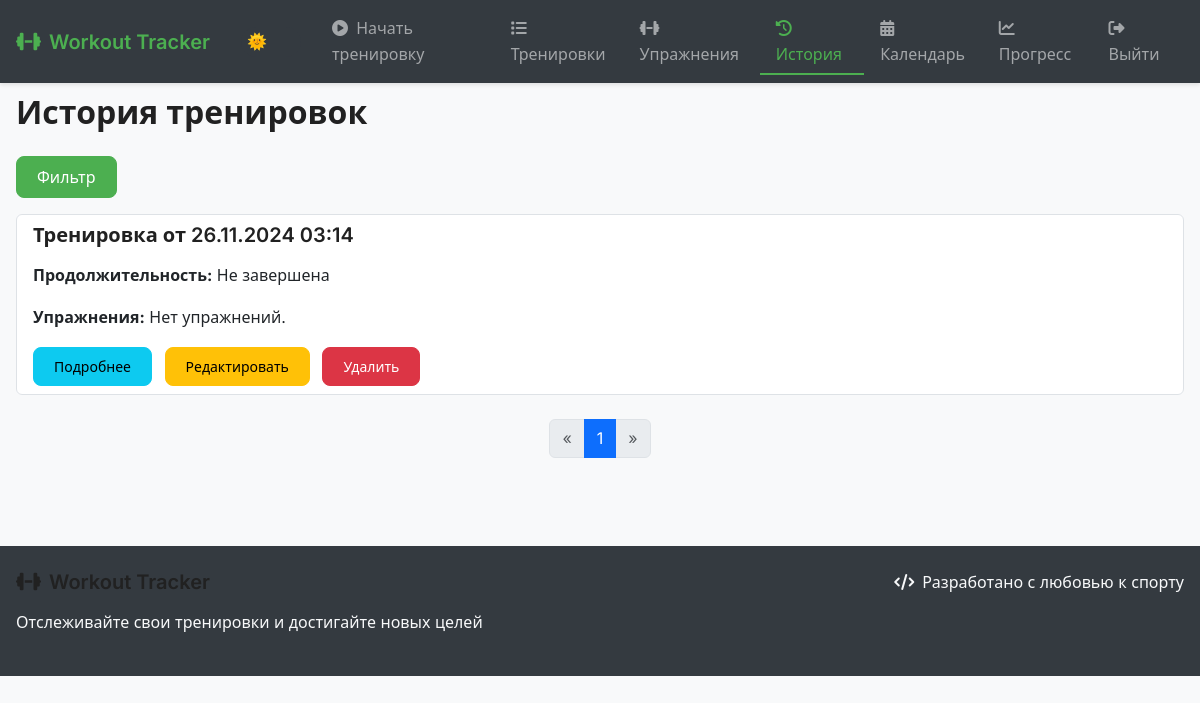
Before: /workout_history/ (signed in) with the older database file.
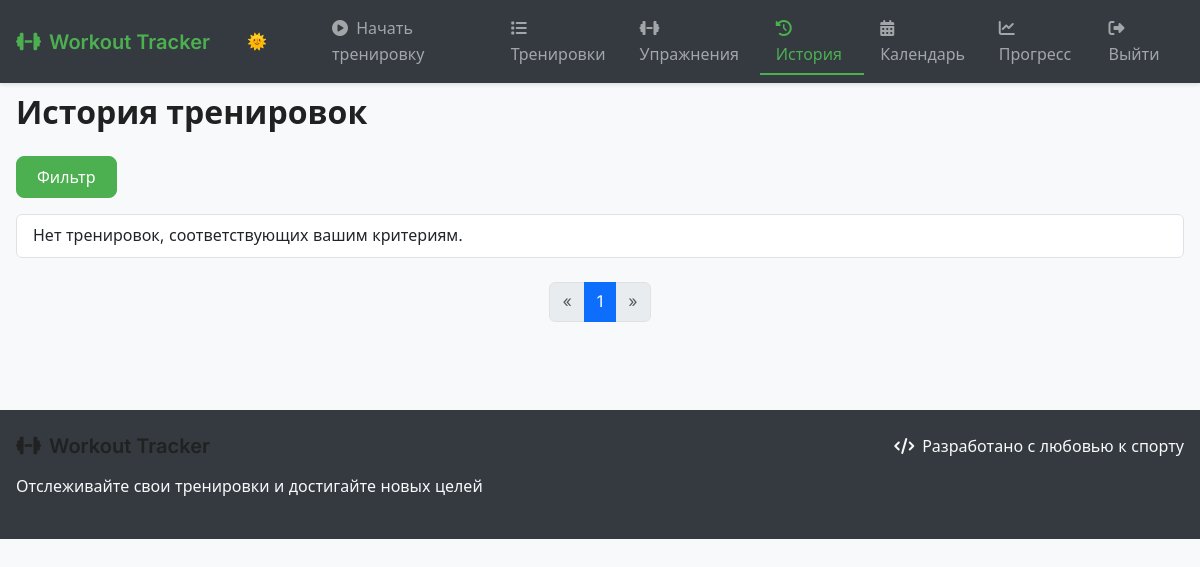
After: the same page with the newer database file.
### tracker/models.py (models this page shows, shortened)
class Workout(models.Model):
    user = models.ForeignKey(User, on_delete=models.CASCADE, db_index=True)
    title = models.CharField(max_length=200, blank=True)
    start_time = models.DateTimeField(default=timezone.now)
    duration = models.DurationField(null=True, blank=True)
    notes = models.TextField(blank=True, help_text="Общие заметки о тренировке")
    mood = models.CharField(
        max_length=20,
        choices=[
            ('great', 'Отличное'),
            ('good', 'Хорошее'),
            ('normal', 'Нормальное'),
            ('tired', 'Уставший'),
            ('bad', 'Плохое')
        ],
        blank=True,
        help_text="Самочувствие во время тренировки"
    )
    class Meta:
        indexes = [
            models.Index(fields=['user', 'start_time']),
        ]

### tracker/views.py (the view)
# urls.py: path('workout_history/', views.workout_history, name='workout_history'),
@login_required
def workout_history(request):
    workout_filter = WorkoutFilter(request.GET,
                                   queryset=Workout.objects.filter(user=request.user).order_by('-start_time'))
    workouts = workout_filter.qs.prefetch_related('workoutexercise_set__exercise')
    paginator = Paginator(workouts, 10)
    page_number = request.GET.get('page')
    page_obj = paginator.get_page(page_number)
    return render(request, 'tracker/workout_history.html', {'filter': workout_filter, 'page_obj': page_obj})

### tracker/templates/tracker/workout_history.html (shortened to what this page needs)
{% extends 'tracker/base.html' %}
{% load crispy_forms_tags %}
{% block content %}
    <h2 class="mb-4">История тренировок</h2>
    <p>
        <button class="btn btn-primary" type="button" data-bs-toggle="collapse" data-bs-target="#filterCollapse"
                aria-expanded="false" aria-controls="filterCollapse">
            Фильтр
        </button>
    </p>
    <div data-aos="fade-up">
        <ul class="list-group">
            {% for workout in page_obj %}
                <li class="list-group-item">
                    <h5>{{ workout.title|default:"Тренировка" }} от {{ workout.start_time|date:"d.m.Y H:i" }}</h5>
                    <p><strong>Продолжительность:</strong> {{ workout.duration|default:"Не завершена" }}</p>
                    <p><strong>Упражнения:</strong>
                        {% for we in workout.workoutexercise_set.all %}
                            {{ we.exercise.name }}{% if not forloop.last %}, {% endif %}
                        {% empty %}
                            Нет упражнений.
                        {% endfor %}
                    </p>
                    <div class="mt-2">
                        <a href="{% url 'workout_detail' workout.id %}" class="btn btn-sm btn-info me-2">Подробнее</a>
                        <a href="{% url 'edit_workout' workout.id %}"
                           class="btn btn-sm btn-warning me-2">Редактировать</a>
                        <a href="{% url 'delete_workout' workout.id %}" class="btn btn-sm btn-danger">Удалить</a>
                    </div>
                </li>
            {% empty %}
                <li class="list-group-item">Нет тренировок, соответствующих вашим критериям.</li>
            {% endfor %}
        </ul>
    </div>
    <nav aria-label="Page navigation" class="mt-4">
        <ul class="pagination justify-content-center">
            {% if page_obj.has_previous %}
                <li class="page-item">
                    <a class="page-link"
                       href="?{{ filter.form.data.urlencode }}&page={{ page_obj.previous_page_number }}"
                       aria-label="Previous">
                        <span aria-hidden="true">&laquo;</span>
                    </a>
                </li>
            {% else %}
                <li class="page-item disabled">
                    <span class="page-link" aria-label="Previous">
                        <span aria-hidden="true">&laquo;</span>
                    </span>
                </li>
            {% endif %}
            {% for num in page_obj.paginator.page_range %}
                {% if page_obj.number == num %}
                    <li class="page-item active"><span class="page-link">{{ num }}</span></li>
                {% elif num > page_obj.number|add:'-3' and num < page_obj.number|add:'3' %}
                    <li class="page-item"><a class="page-link"
                                             href="?{{ filter.form.data.urlencode }}&page={{ num }}">{{ num }}</a></li>
                {% endif %}
            {% endfor %}
            {% if page_obj.has_next %}
                <li class="page-item">
                    <a class="page-link" href="?{{ filter.form.data.urlencode }}&page={{ page_obj.next_page_number }}"
                       aria-label="Next">
                        <span aria-hidden="true">&raquo;</span>
                    </a>
                </li>
            {% else %}
                <li class="page-item disabled">
                    <span class="page-link" aria-label="Next">
                        <span aria-hidden="true">&raquo;</span>
                    </span>
                </li>
            {% endif %}
        </ul>
    </nav>
{% endblock %}

### tracker/templates/tracker/base.html (shortened to what this page needs)
<!DOCTYPE html>
<html lang="ru">
<head>
    <link href="https://cdn.jsdelivr.net/npm/bootstrap@5.3.3/dist/css/bootstrap.min.css" rel="stylesheet">
    <link rel="stylesheet" href="https://cdnjs.cloudflare.com/ajax/libs/font-awesome/6.5.1/css/all.min.css">
    <link rel="stylesheet" href="https://cdnjs.cloudflare.com/ajax/libs/animate.css/4.1.1/animate.min.css"/>
    <link href="https://cdn.jsdelivr.net/npm/aos@2.3.4/dist/aos.css" rel="stylesheet">
    {% load static %}
    <link rel="stylesheet" href="{% static 'tracker/css/style.css' %}">
</head>
<body>
    <nav class="navbar navbar-expand-lg navbar-dark fixed-top">
        <div class="container">
            <a class="navbar-brand d-flex align-items-center" href="{% url 'home' %}">
                <i class="fas fa-dumbbell me-2"></i>
                Workout Tracker
            </a>
            <div class="collapse navbar-collapse" id="navbarNav">
                <ul class="navbar-nav ms-auto">
                    <li class="nav-item d-flex align-items-center">
                        <label class="theme-switch" for="checkbox" title="Переключить тему">
                            <div class="slider"></div>
                        </label>
                    </li>
                    {% if user.is_authenticated %}
                        <li class="nav-item">
                            <a class="nav-link {% if request.resolver_match.url_name == 'start_workout' %}active{% endif %}"
                               href="{% url 'start_workout' %}">
                                <i class="fas fa-play-circle me-1"></i> Начать тренировку
                            </a>
                        </li>
                        <li class="nav-item">
                            <a class="nav-link {% if request.resolver_match.url_name == 'workout_list' %}active{% endif %}"
                               href="{% url 'workout_list' %}">
                                <i class="fas fa-list me-1"></i> Тренировки
                            </a>
                        </li>
                        <li class="nav-item">
                            <a class="nav-link {% if request.resolver_match.url_name == 'exercises' %}active{% endif %}"
                               href="{% url 'exercises' %}">
                                <i class="fas fa-dumbbell me-1"></i> Упражнения
                            </a>
                        </li>
                        <li class="nav-item">
                            <a class="nav-link {% if request.resolver_match.url_name == 'workout_history' %}active{% endif %}"
                               href="{% url 'workout_history' %}">
                                <i class="fas fa-history me-1"></i> История
                            </a>
                        </li>
                        <li class="nav-item">
                            <a class="nav-link {% if request.resolver_match.url_name == 'calendar_current' %}active{% endif %}"
                               href="{% url 'calendar_current' %}">
                                <i class="fas fa-calendar-alt me-1"></i> Календарь
                            </a>
                        </li>
                        <li class="nav-item">
                            <a class="nav-link {% if request.resolver_match.url_name == 'progress' %}active{% endif %}"
                               href="{% url 'progress' %}">
                                <i class="fas fa-chart-line me-1"></i> Прогресс
                            </a>
                        </li>
                        <li class="nav-item">
                            <a class="nav-link" href="{% url 'logout' %}">
                                <i class="fas fa-sign-out-alt me-1"></i> Выйти
                            </a>
                        </li>
                    {% endif %}
                </ul>
            </div>
        </div>
    </nav>
    <main class="container py-4">
        <div class="animate__animated animate__fadeIn">
            {% block content %}{% endblock %}
        </div>
    </main>
    <footer class="bg-dark text-light py-4 mt-5">
        <div class="container">
            <div class="row">
                <div class="col-md-6">
                    <h5><i class="fas fa-dumbbell me-2"></i>Workout Tracker</h5>
                    <p>Отслеживайте свои тренировки и достигайте новых целей</p>
                </div>
                <div class="col-md-6 text-md-end">
                    <p><i class="fas fa-code me-2"></i>Разработано с любовью к спорту</p>
                </div>
            </div>
        </div>
    </footer>
</body>
</html>

### tracker/static/tracker/css/style.css (style rules this page uses)
:root { --primary-color: #4CAF50; --primary-dark: #388E3C; --primary-light: #C8E6C9; --accent-color: #FF5722; --text-primary: #212121; --text-secondary: #757575; --background-light: #f8f9fa; --background-dark: #343a40; --success-color: #28a745; --warning-color: #ffc107; --danger-color: #dc3545; --card-bg: white; --border-color: rgba(0,0,0,.1); }
body { padding-top: 70px; font-family: 'Inter', system-ui, -apple-system, sans-serif; color: var(--text-primary); background-color: var(--background-light); line-height: 1.6; transition: background-color 0.3s ease, color 0.3s ease; }
.theme-switch { position: relative; width: 60px; height: 30px; margin: 0 15px; }
.slider { position: absolute; cursor: pointer; top: 0; left: 0; right: 0; bottom: 0; background-color: var(--background-dark); transition: .4s; border-radius: 30px; }
.slider:before { position: absolute; content: "🌞"; height: 24px; width: 24px; left: 4px; bottom: 3px; transition: .4s; border-radius: 50%; display: flex; align-items: center; justify-content: center; font-size: 16px; }
.navbar { box-shadow: 0 2px 4px rgba(0,0,0,.1); background: var(--background-dark) !important; transition: background-color 0.3s ease; }
.navbar-brand { font-weight: 600; color: var(--primary-color) !important; }
.nav-link { font-weight: 500; transition: all 0.3s ease; position: relative; padding: 0.5rem 1rem !important; }
.nav-link:after { content: ''; position: absolute; width: 0; height: 2px; bottom: 0; left: 50%; background-color: var(--primary-color); transition: all 0.3s ease; }
.nav-link:hover:after, .nav-link.active:after { width: 100%; left: 0; }
.nav-link.active { color: var(--primary-color) !important; }
.btn { border-radius: 8px; padding: 0.5rem 1.25rem; font-weight: 500; transition: all 0.3s ease; }
.btn-primary { background-color: var(--primary-color); border-color: var(--primary-color); }

### tracker/static/tracker/css/vars.css (style rules this page uses)
:root { --primary-color: #4CAF50; --primary-dark: #388E3C; --primary-light: #C8E6C9; --accent-color: #FF5722; --text-primary: #212121; --text-secondary: #757575; --text-light: #ffffff; --background-light: #f8f9fa; --background-dark: #343a40; --card-bg: white; --success-color: #28a745; --warning-color: #ffc107; --danger-color: #dc3545; --info-color: #17a2b8; --border-color: rgba(0, 0, 0, 0.1); --shadow-sm: 0 2px 4px rgba(0, 0, 0, 0.1); --shadow-md: 0 4px 6px rgba(0, 0, 0, 0.1); --shadow-lg: 0 10px 15px rgba(0, 0, 0, 0.1); --spacing-xs: 0.25rem; --spacing-sm: 0.5rem; --spacing-md: 1rem; --spacing-lg: 1.5rem; --spacing-xl: 2rem; --border-radius-sm: 4px; --border-radius-md: 8px; --border-radius-lg: 12px; --border-radius-xl: 16px; --transition-fast: 0.2s ease; --transition-base: 0.3s ease; --transition-slow: 0.5s ease; }

### tracker/static/tracker/css/base.css (style rules this page uses)
* { margin: 0; padding: 0; box-sizing: border-box; }
body { padding-top: 70px; font-family: 'Inter', system-ui, -apple-system, sans-serif; color: var(--text-primary); background-color: var(--background-light); line-height: 1.6; transition: background-color var(--transition-base), color var(--transition-base); }
h1, h2, h3, h4, h5, h6 { color: var(--text-primary); margin-bottom: var(--spacing-md); font-weight: 600; }
p { margin-bottom: var(--spacing-md); }
a { color: var(--primary-color); text-decoration: none; transition: color var(--transition-fast); }
.container { max-width: 1200px; margin: 0 auto; padding: 0 var(--spacing-md); }
.bg-dark { background-color: var(--background-dark) !important; }

Changed rows visible on the page:
removed Workout: title "Тренировка", start_time "26.11.2024 03:14", duration "Не завершена"
Other visible differences:
text now shown: "Нет тренировок, соответствующих вашим критериям."
